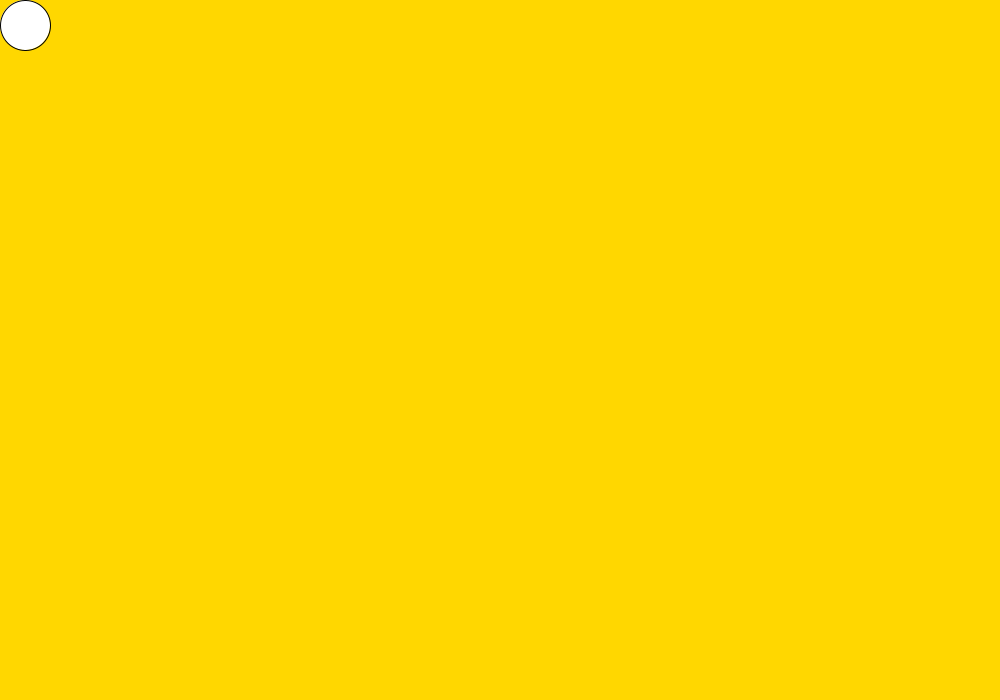
Frame 1 (no input)
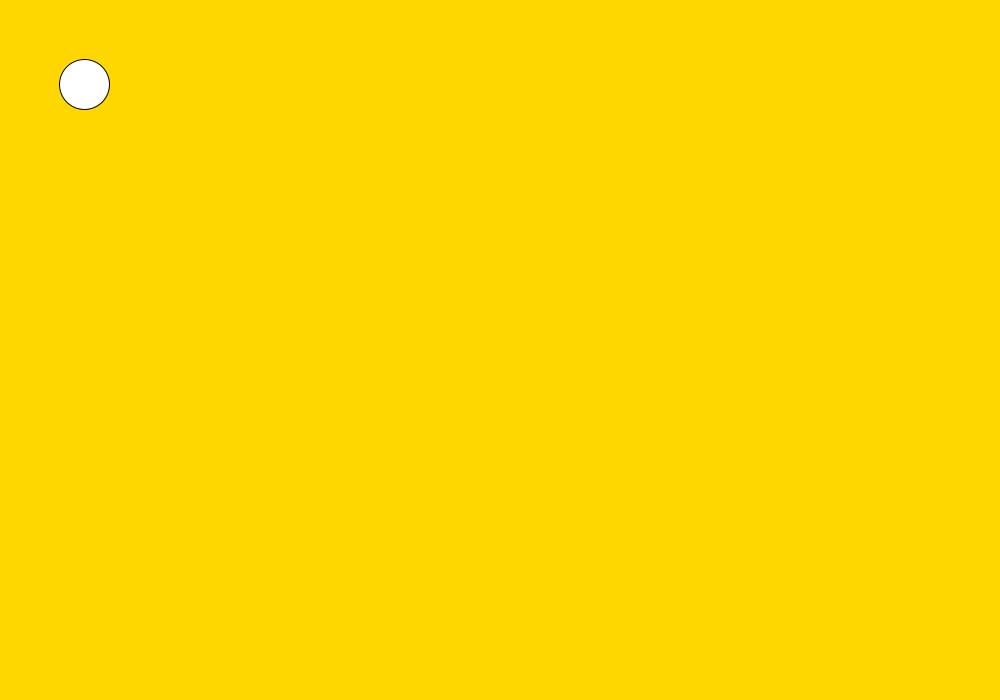
Frame 60 (the mouse pressed at the canvas centre just before this capture)
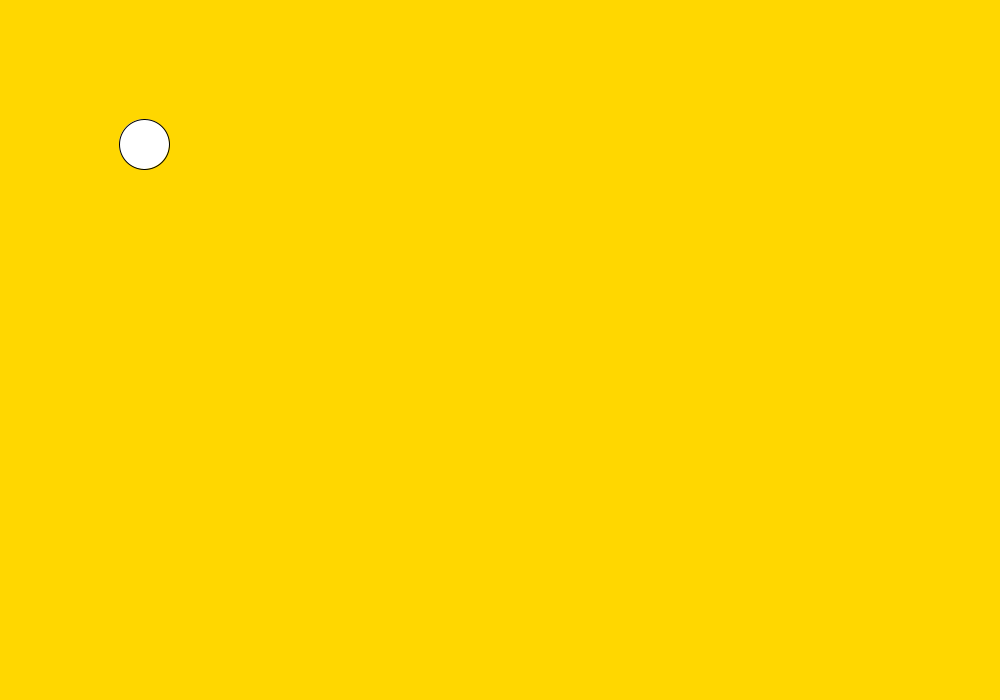
Frame 120 (the mouse held since frame 60 and released just before this capture)

The Processing sketch that drew these frames (run headless with seeded random() and noise(); from frame 60 on, the mouse is pressed at the canvas centre):

// Processing sketch: Bouncing_Ball
// ── Bouncing_Ball.pde
int x = 25;
int dx = 1; 
int y = 25;
int paddleY = 50;

void setup() { 
size (1000, 700);
    }
    
void draw() { 
background (#FFD700);
fill (255); 
circle (x,y,50); 
//rect (30, paddleY, 20, 80); 
x = x + dx; 
if(x > 676) {
  dx = -1;
   }
y = y + dx;
if (x < 25){  
  dx = 1; 
  }
  println(x); 
}

//void keyPressed() {
 // if (keyCode == UP) { 
  //  paddleY = paddleY - 20; 
    //  if (keyCode == DOWN) { 
    //paddleY = paddleY + 20; 
